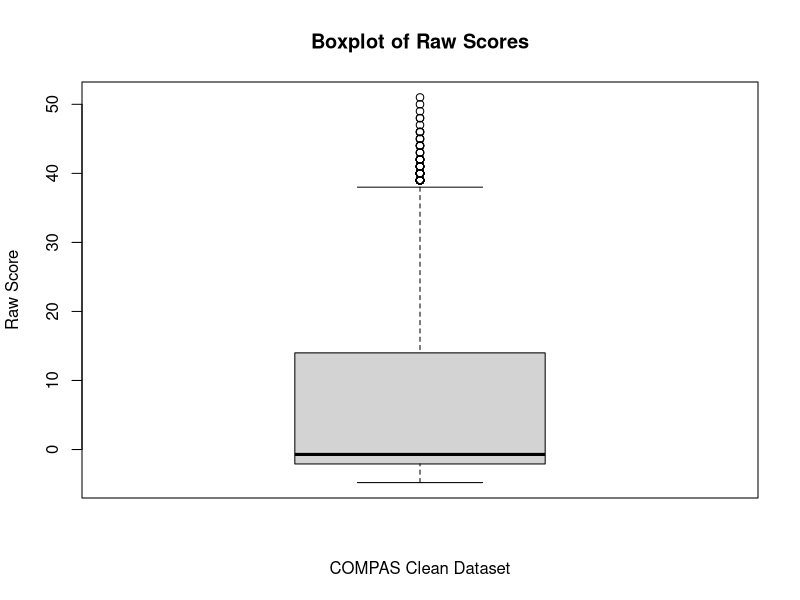
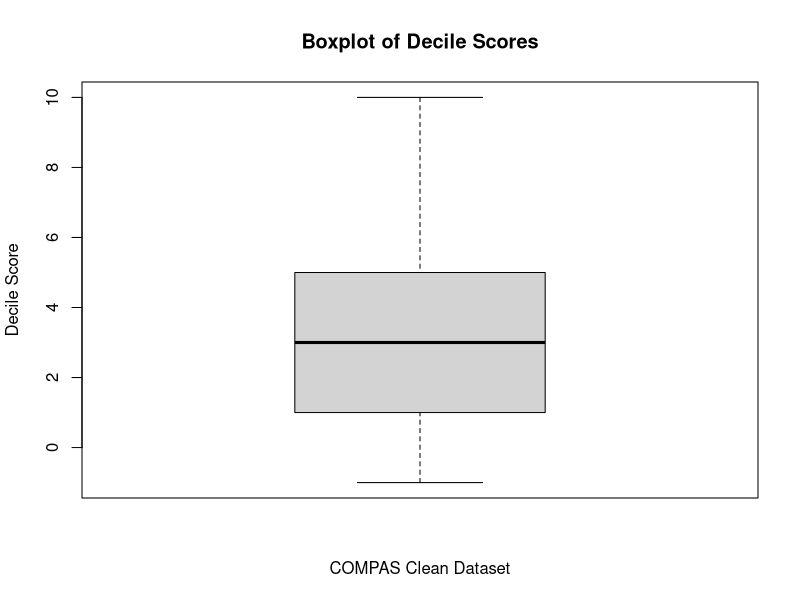
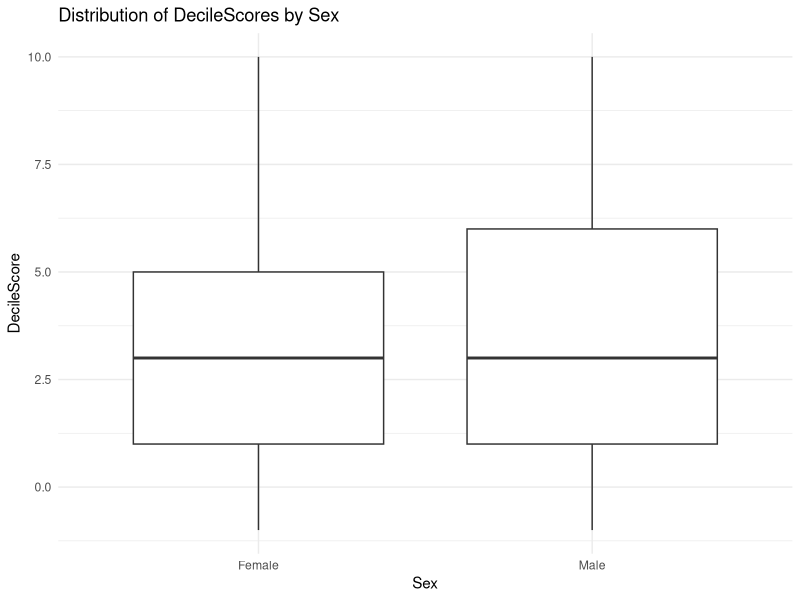
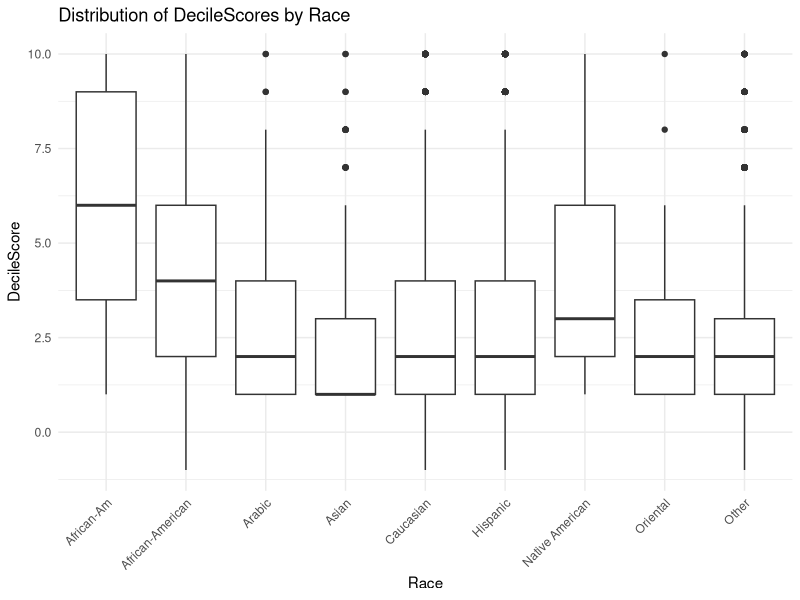
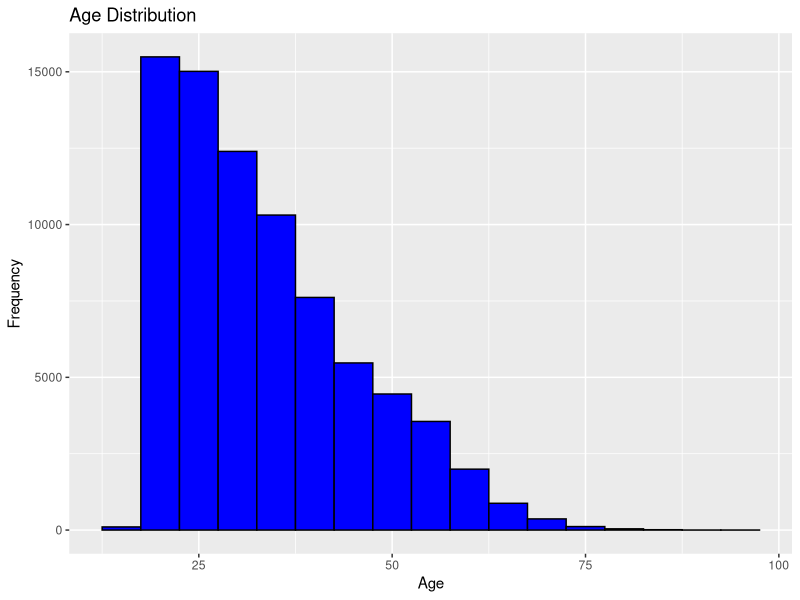
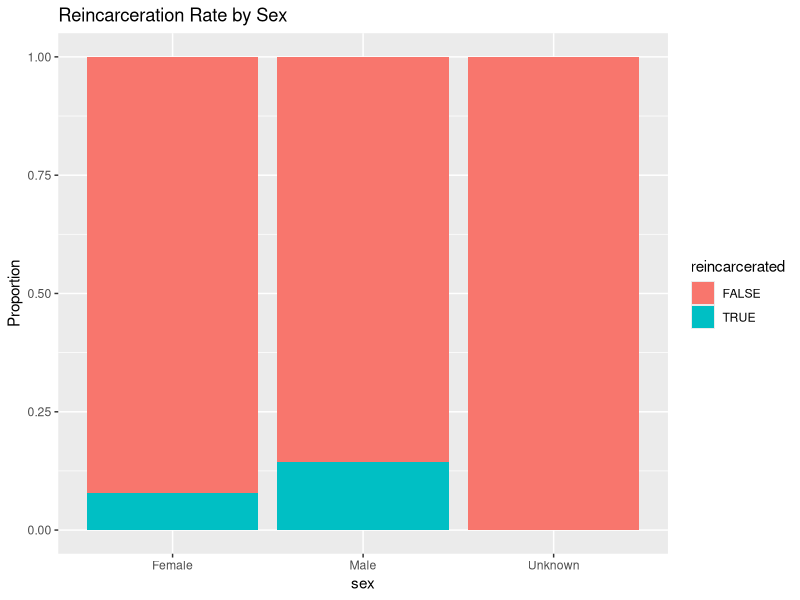
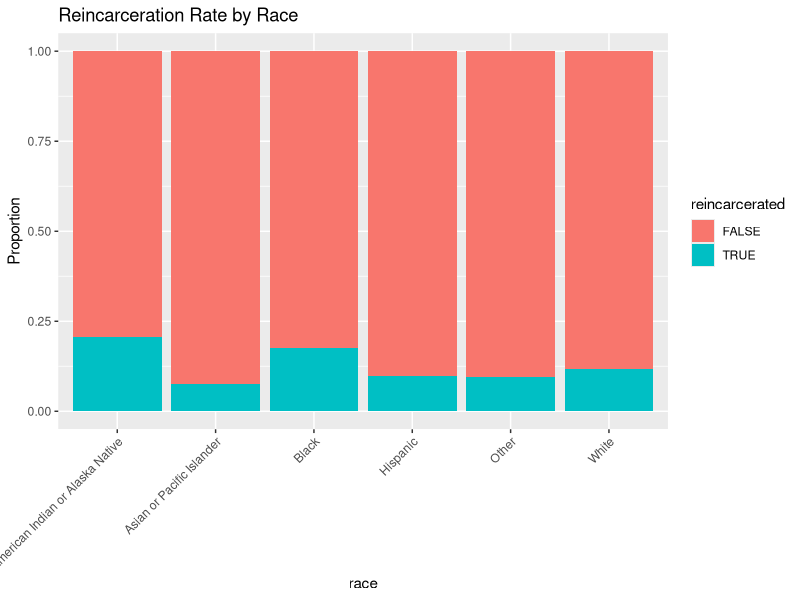
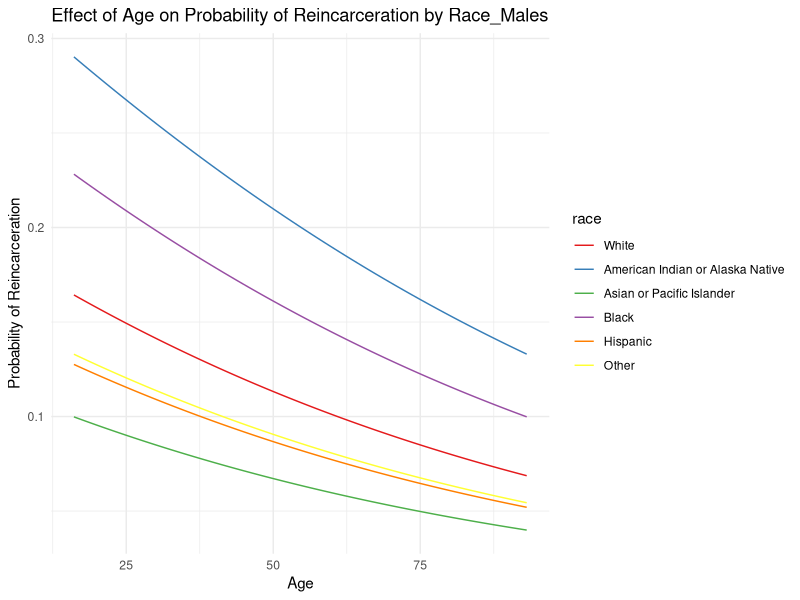

Write R code to recreate these figures, in order.
## ---- chunk 1
library(tidyverse)

compas_scores_clean <- read_csv("dataset/compas-scores-clean.csv", show_col_types = FALSE)

# Boxplot for RawScore
boxplot(compas_scores_clean$RawScore, main="Boxplot of Raw Scores", 
        ylab="Raw Score", xlab="COMPAS Clean Dataset")
## ---- chunk 2
# Boxplot for DecileScore
boxplot(compas_scores_clean$DecileScore, main="Boxplot of Decile Scores", 
        ylab="Decile Score", xlab="COMPAS Clean Dataset")
## ---- chunk 3
library(tidyverse)
library(MASS)

compas_scores_clean <- read_csv("dataset/compas-scores-clean.csv")

model <- polr(as.factor(DecileScore) ~ Sex, data = compas_scores_clean, Hess=TRUE)
model
summary(model)
predictions <- predict(model, compas_scores_clean, type="class")
ggplot(compas_scores_clean, aes(x=Sex, y=DecileScore)) +
  geom_boxplot() +
  labs(title="Distribution of DecileScores by Sex",
       x="Sex",
       y="DecileScore") +
  theme_minimal()
## ---- chunk 4
df <- compas_scores_clean %>% 
  mutate(AA = if_else(Race == "African-American" | Race == "African-Am", 1, 0))

race_model <- lm(DecileScore ~ AA, data = df)
summary(race_model)
predictions <- predict(race_model, df)

ggplot(compas_scores_clean, aes(x=Race, y=DecileScore)) +
  geom_boxplot() +
  labs(title="Distribution of DecileScores by Race",
       x="Race",
       y="DecileScore") +
  theme_minimal() +
  theme(axis.text.x = element_text(angle = 45, hjust = 1))
## ---- chunk 5
combined_data <-  read_csv(here::here("dataset", "combined-data.csv"), show_col_types = FALSE)

ggplot(combined_data, aes(x = age)) + geom_histogram(binwidth = 5, fill = "blue", color = "black") +
  ggtitle("Age Distribution") + xlab("Age") + ylab("Frequency")
ggplot(combined_data, aes(x = sex, fill = reincarcerated)) + geom_bar(position = "fill") +
  ggtitle("Reincarceration Rate by Sex") + ylab("Proportion")
ggplot(combined_data, aes(x = race, fill = reincarcerated)) + geom_bar(position = "fill") +
  ggtitle("Reincarceration Rate by Race") + ylab("Proportion") + theme(axis.text.x = element_text(angle = 45, hjust = 1))

chisq.test(table(combined_data$sex, combined_data$reincarcerated))
chisq.test(table(combined_data$race, combined_data$reincarcerated))

combined_data$sex <- factor(combined_data$sex)
combined_data$sex <- relevel(combined_data$sex, ref = "Male")
combined_data$race <- factor(combined_data$race)
combined_data$race <- relevel(combined_data$race, ref = "White")
combined_data$state <- factor(combined_data$state)
combined_data$state <- relevel(combined_data$state, ref = "Iowa")
model <- glm(reincarcerated ~ sex + age + race + state, data = combined_data, family = "binomial")
summary(model)

#Effect of Age on Probability of Reincarceration by Race
#Male
model_without_state <- glm(reincarcerated ~ sex + age + race, family = "binomial", data = combined_data)
min_age <- min(combined_data$age, na.rm = TRUE)
max_age <- max(combined_data$age, na.rm = TRUE)
new_data <- expand.grid(
  sex = factor("Male", levels = levels(combined_data$sex)),
  age = seq(min_age, max_age, length.out = 100),
  race = levels(combined_data$race)
)

new_data$probability <- predict(model_without_state, newdata = new_data, type = "response")

ggplot(new_data, aes(x = age, y = probability, color = race)) +
  geom_line() +
  labs(title = "Effect of Age on Probability of Reincarceration by Race_Males",
       x = "Age",
       y = "Probability of Reincarceration") +
  scale_color_brewer(palette = "Set1") +
  theme_minimal()
#Female
min_age <- min(combined_data$age, na.rm = TRUE)
max_age <- max(combined_data$age, na.rm = TRUE)
new_data <- expand.grid(
  sex = factor("Female", levels = levels(combined_data$sex)),
  age = seq(min_age, max_age, length.out = 100),
  race = levels(combined_data$race)
)

new_data$probability <- predict(model_without_state, newdata = new_data, type = "response")

ggplot(new_data, aes(x = age, y = probability, color = race)) +
  geom_line() +
  labs(title = "Effect of Age on Probability of Reincarceration by Race_Females",
       x = "Age",
       y = "Probability of Reincarceration") +
  scale_color_brewer(palette = "Set1") +
  theme_minimal()

#Probability of Reincarceration by Race
#Male
new_data <- data.frame(
  sex = factor("Male", levels = levels(combined_data$sex)),
  age = mean(combined_data$age, na.rm = TRUE),
  race = levels(combined_data$race)
)

new_data$probability <- predict(model_without_state, newdata = new_data, type = "response")

ggplot(new_data, aes(x = race, y = probability, fill = race)) +
  geom_col() +
  labs(title = "Probability of Reincarceration by Race_Male",
       x = "Race",
       y = "Probability of Reincarceration") +
  theme_minimal()+
  theme(axis.text.x = element_text(angle = 90, hjust = 1)) 
#Female
new_data <- data.frame(
  sex = factor("Female", levels = levels(combined_data$sex)),
  age = mean(combined_data$age, na.rm = TRUE),
  race = levels(combined_data$race)
)

new_data$probability <- predict(model_without_state, newdata = new_data, type = "response")

ggplot(new_data, aes(x = race, y = probability, fill = race)) +
  geom_col() +
  labs(title = "Probability of Reincarceration by Race_Female",
       x = "Race",
       y = "Probability of Reincarceration") +
  theme_minimal()+
  theme(axis.text.x = element_text(angle = 90, hjust = 1)) 
